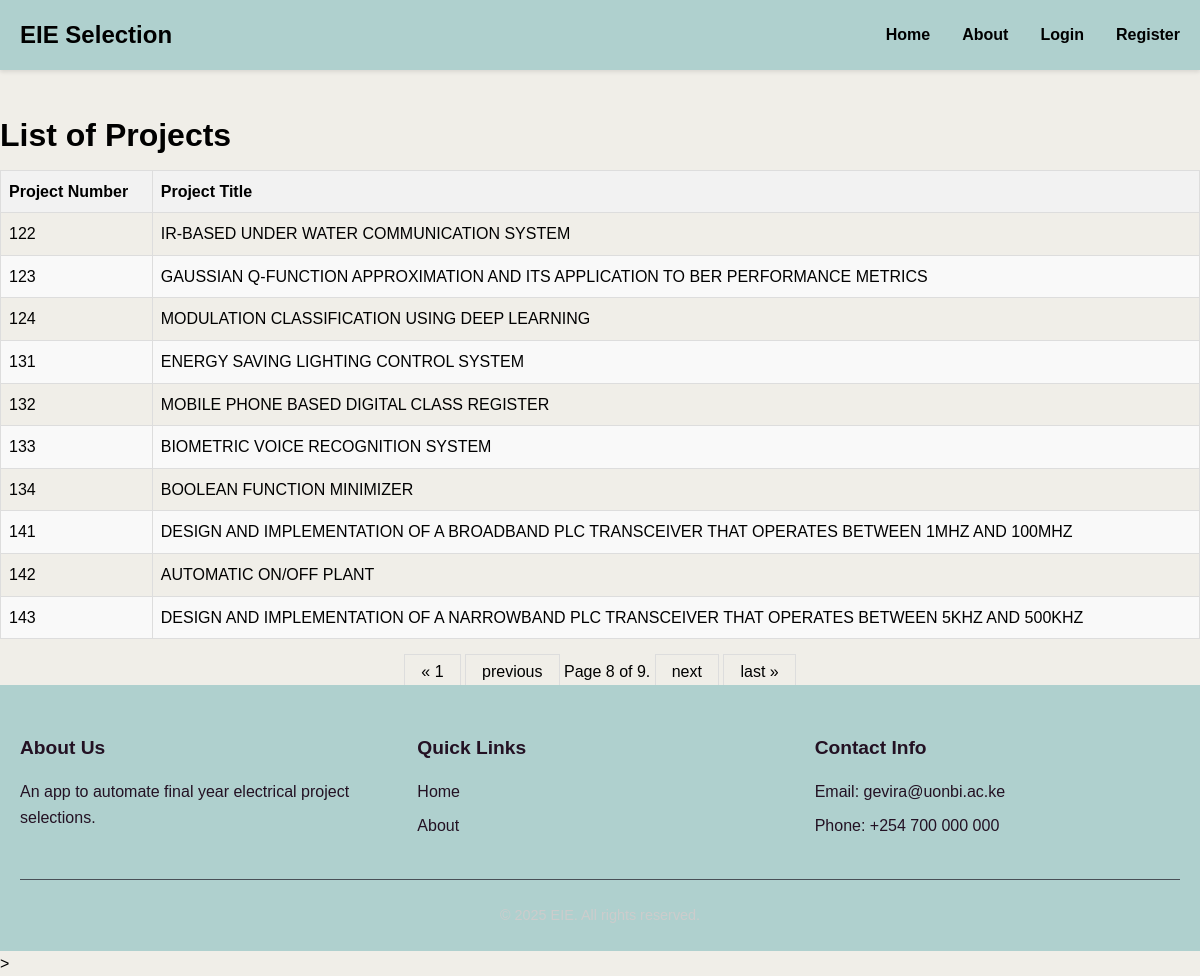
/?page=8, run on the app's committed database.
### base/models.py (models this page shows, shortened)
class Project(models.Model):
    project_title = models.CharField(max_length=255, default='')
    project_number = models.TextField(blank=True, null=True)
    created_at = models.DateTimeField(default=timezone.now)
    is_available = models.BooleanField(default=True)
    assigned_student = models.OneToOneField(User, null = True, blank = True, on_delete= models.CASCADE)

### base/views.py (the view)
# urls.py: 2. Add a URL to urlpatterns:  path('', views.home, name='home')
def home(request):
    projects = Project.objects.all().order_by('-created_at')
    if not projects.exists():
        messages.info(request, "No projects available yet. Please contact an administrator to add projects.")
        return render(request, 'base/home.html', {'page_obj': None})
    paginator = Paginator(projects, 10)
    page_number = request.GET.get('page')
    page_obj = paginator.get_page(page_number)
    return render(request, 'base/home.html', {'page_obj': page_obj})

### base/templates/base/home.html
{%   extends "base/base.html" %}
{% block content %}
    <h1>List of Projects</h1>
    {% if page_obj %}
        <table>
            <thead>
                <tr>
                    <th>Project Number</th>
                    <th>Project Title</th>
                </tr>
            </thead>
            <tbody>
                {% for project in page_obj %}
                <tr>
                    <td>{{ project.project_number }}</td>
                    <td>{{ project.project_title }}</td>
                </tr>
                {% endfor %}
            </tbody>
        </table>
        <div class="pagination">
            <span class="step-links">
                {% if page_obj.has_previous %}
                    <a href="?page=1">&laquo; 1</a>
                    <a href="?page={{ page_obj.previous_page_number }}">previous</a>
                {% endif %}
                <span class="current">
                    Page {{ page_obj.number }} of {{ page_obj.paginator.num_pages }}.
                </span>
                {% if page_obj.has_next %}
                    <a href="?page={{ page_obj.next_page_number }}">next</a>
                    <a href="?page={{ page_obj.paginator.num_pages }}">last &raquo;</a>
                {% endif %}
            </span>
        </div>
    {% else %}
        <p>No project data available.</p>
    {% endif %}
{% endblock content %}

### base/static/base.css (style rules this page uses)
* { margin: 0; padding: 0; box-sizing: border-box; }
body { font-family: 'Arial', sans-serif; line-height: 1.6; color: black; background-color: #F0EEE8; min-height: 100vh; display: flex; flex-direction: column; justify-content: center; }
h1, h2, h3, h4, h5, h6 { margin-bottom: 0.5rem; font-weight: 600; }
a { color: #007bff; text-decoration: none; }

### base/static/home.css (style rules this page uses)
table { width: 100%; border-collapse: collapse; }
th, td { border: 1px solid #ddd; padding: 8px; text-align: left; }
th { background-color: #f2f2f2; }
tr:nth-child(even) { background-color: #f9f9f9; }
.pagination { margin-top: 20px; display: flex; justify-content: center; }
.pagination a { color: black; padding: 8px 16px; text-decoration: none; border: 1px solid #ddd; }

### data on the page
Project: project_number "122", project_title "IR-BASED UNDER WATER COMMUNICATION SYSTEM"
Project: project_number "123", project_title "GAUSSIAN Q-FUNCTION APPROXIMATION AND ITS APPLICATION TO BER PERFORMANCE METRICS"
Project: project_number "124", project_title "MODULATION CLASSIFICATION USING DEEP LEARNING"
Project: project_number "131", project_title "ENERGY SAVING LIGHTING CONTROL SYSTEM"
Project: project_number "132", project_title "MOBILE PHONE BASED DIGITAL CLASS REGISTER"
Project: project_number "133", project_title "BIOMETRIC VOICE RECOGNITION SYSTEM"
Project: project_number "134", project_title "BOOLEAN FUNCTION MINIMIZER"
Project: project_number "141", project_title "DESIGN AND IMPLEMENTATION OF A BROADBAND PLC TRANSCEIVER THAT OPERATES BETWEEN 1MHZ AND 100MHZ"
Project: project_number "142", project_title "AUTOMATIC ON/OFF PLANT"
Project: project_number "143", project_title "DESIGN AND IMPLEMENTATION OF A NARROWBAND PLC TRANSCEIVER THAT OPERATES BETWEEN 5KHZ AND 500KHZ"

### other printed values
{{ page_obj.number }} "8"
{{ page_obj.paginator.num_pages }} "9"
